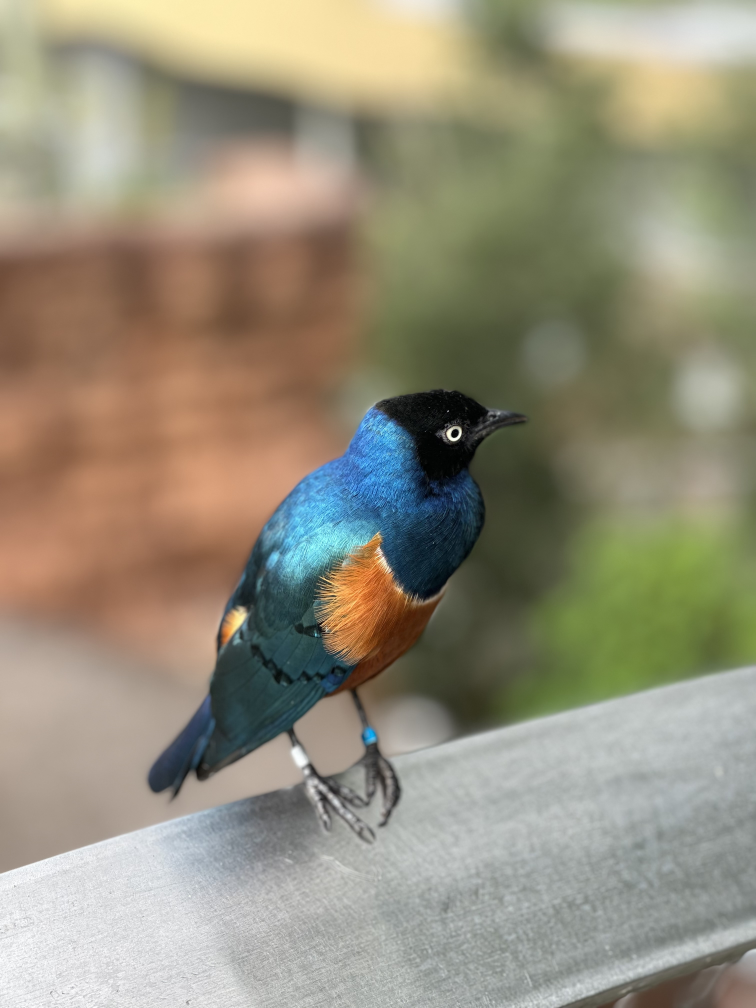
#> input picture bird.jpg, 3024 x 4032 px (shown at 1/4 size)
$ jupyter execute --allow-errors Final.ipynb
#> lines starting #> are read from the running program, lines starting #| are printed output that depends on the picture
[cell 1]
import librosa
import matplotlib.pyplot as plt
import numpy as np
import sounddevice as sd
import soundfile as sf
import jpeglib

from PIL import Image
from scipy.fft import fft, ifft, fftshift, dct

#### Load files and init

[cell 2]
img_path = "../bird.jpg"
output_path = "./bird_out.jpg"
audio_path = "../TongNian.m4a"

img = Image.open(img_path)
#> img is the input picture: PIL image 3024x4032 RGB; mean R, G, B 149.1, 143.1, 123.5

fs = 44100
#> (the rest of this cell did not finish here and is left out)

#> (a cell that did not finish here is left out)

#### Functions:

[cell 4]
# [30 lines left out: functions get_half_fft, get_audio, save, encode_ch, not called in this run]

def encode(img):
    img_ycbcr = img.convert('YCbCr')
#> img_ycbcr: PIL image 3024x4032 YCbCr; mean of channels 0, 1, 2 142.1, 116.8, 132.2
    y, cb, cr= img_ycbcr.split()
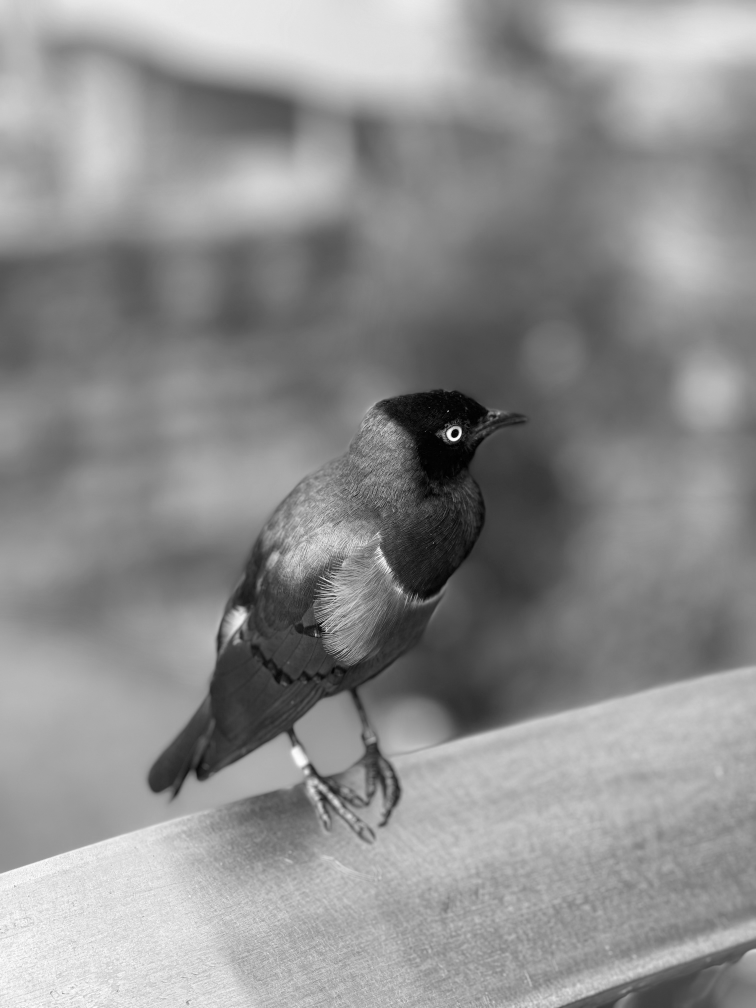
#> y: PIL image 3024x4032 L (shown at 1/4 size); min 0, max 255, mean 142.1
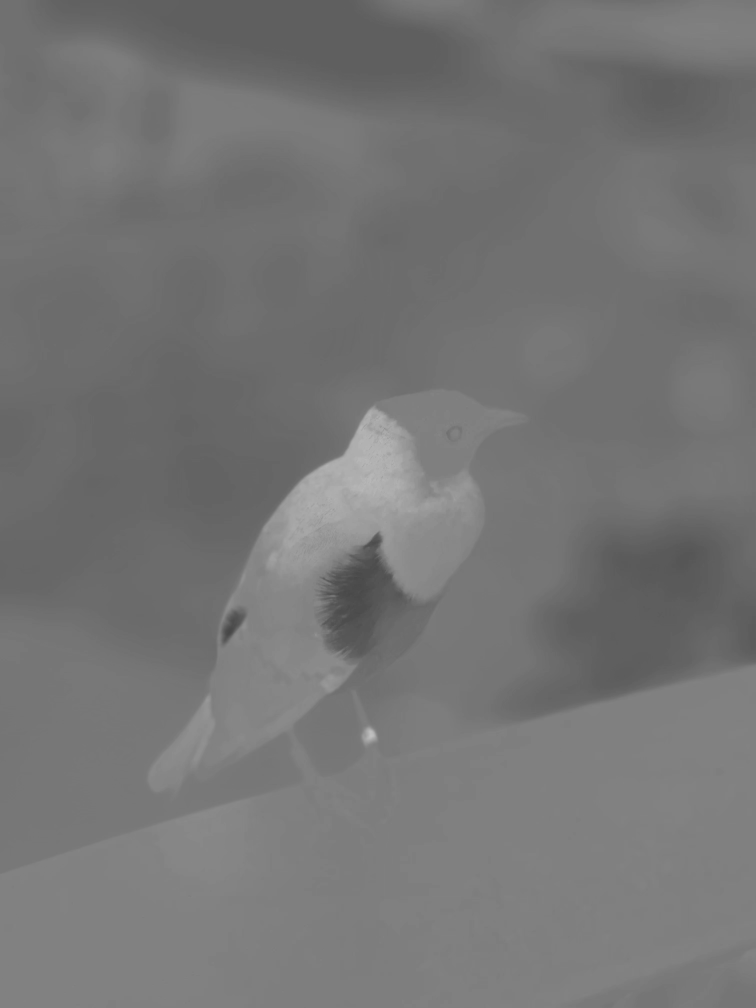
#> cb: PIL image 3024x4032 L (shown at 1/4 size); min 68, max 194, mean 116.8
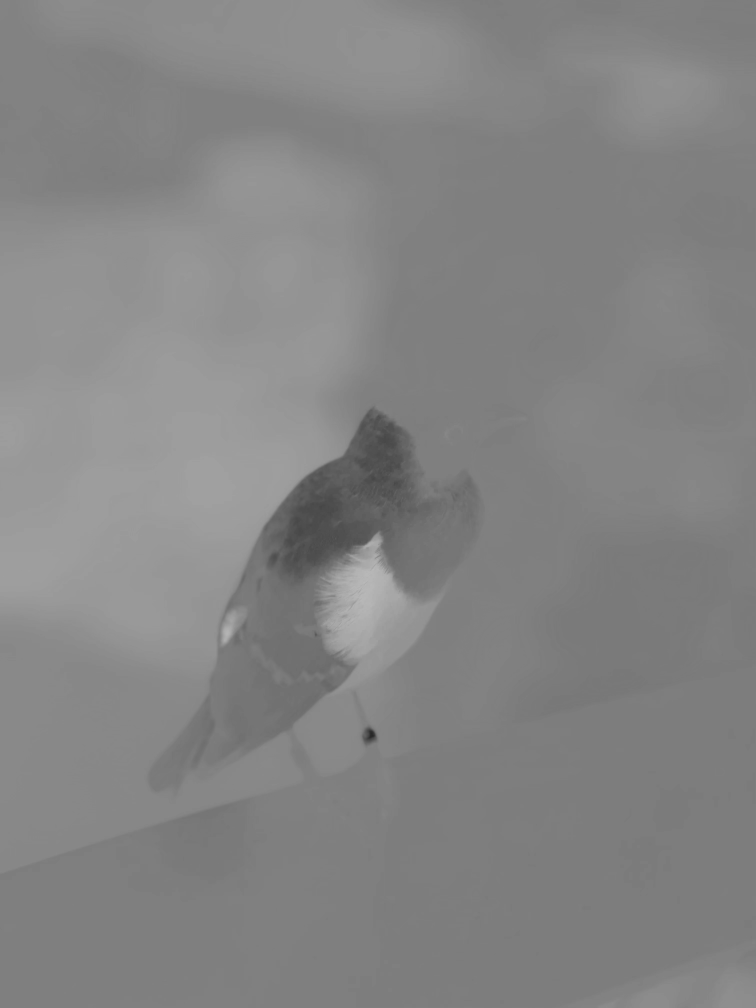
#> cr: PIL image 3024x4032 L (shown at 1/4 size); min 38, max 187, mean 132.2
    y, cb, cr = np.array(y), np.array(cb), np.array(cr)

    half_fft, _ = get_half_fft(audio, filter_num)
    half_fft = np.round(half_fft)

    real, imag = half_fft.real.astype('int16'), half_fft.imag.astype('int16')

    cb_res = encode_ch(cb, real)
    cr_res = encode_ch(cr, imag)

    ycbcr_arr = np.dstack((y, cb_res, cr_res))
    save(ycbcr_arr)
    res = Image.fromarray(ycbcr_arr, mode='YCbCr')

    return res, half_fft

# [18 lines left out: functions decode_ch, decode, not called in this run]

#### Encoding and Decoding

#> (a cell that did not finish here is left out)

#### Verification

[cell 6]
# [8 lines left out: function get_full_fft, not called in this run]

fig, ax = plt.subplots(2, figsize=(8, 6))
#> (the rest of this cell did not finish here and is left out)

#### Results:

#> (a cell that did not finish here is left out)

[cell 8]
fig, ax = plt.subplots(1, 2, figsize=(10, 7))
ax[0].imshow(img)
ax[0].set_title("Original")
#> (the rest of this cell did not finish here and is left out)

#> (a cell that did not finish here is left out)

[cell 10]
sd.stop()
#> (this line was passed over: sounddevice is not available in this run)
